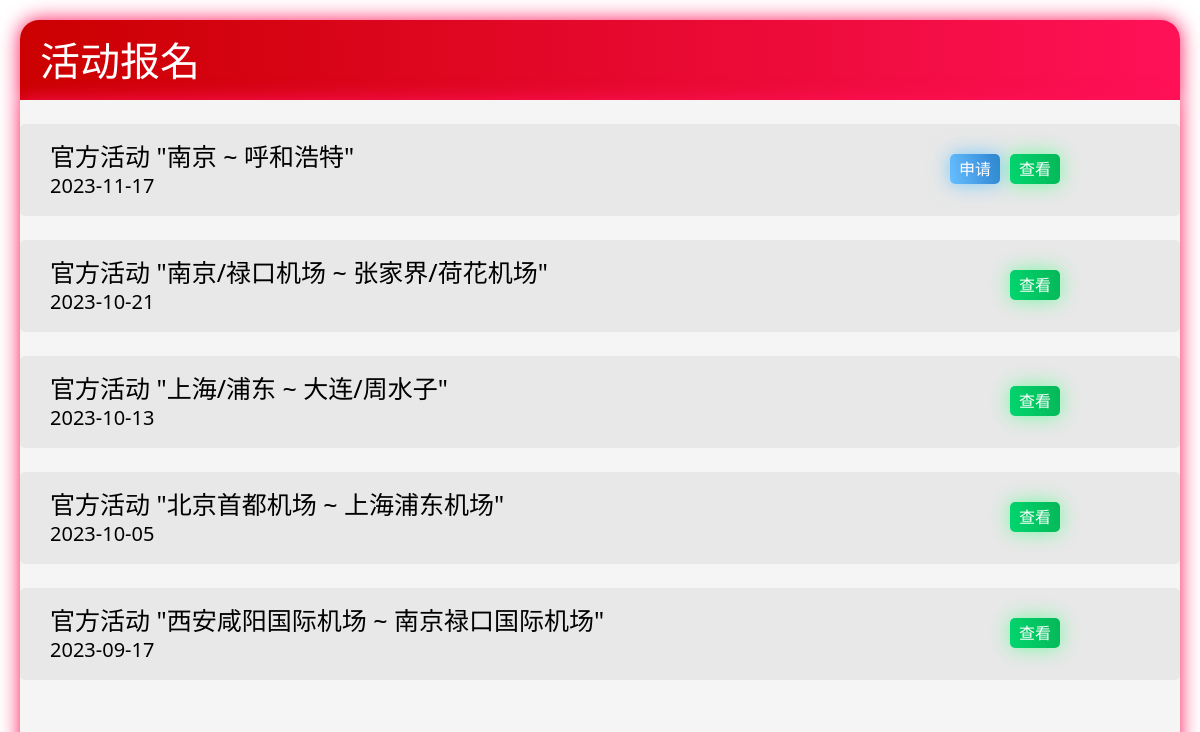
Screenshot of /activity/apply/apply.php with the database file from the repository.
### tables this page shows
CREATE TABLE `event` (
  `route` text NOT NULL,
  `time` text NOT NULL,
  `Publisher` text NOT NULL,
  `state` text NOT NULL,
  `dep` text NOT NULL,
  `app` text NOT NULL,
  `dep_icao` text NOT NULL,
  `app_icao` text NOT NULL,
  `takeoff_time` text NOT NULL,
  `direction` text NOT NULL,
  `atc` text NOT NULL,
  `atc_fq` text NOT NULL
);

### activity/apply/apply.php (the view, shortened to what this page needs)
<!DOCTYPE html>
<html lang="en">
<head>
	<link rel="stylesheet" href="/layui/css/layui.css">
	<link rel="stylesheet" href="/css/index.css">
	<link rel="stylesheet" href="/css/bootstrap.css">
	<link rel="stylesheet" href="./index.css">
</head>
<body>
	<div class="layui-bg" style="padding: 20px;">
		<div class="layui-row">
			<div class="layui-col-xs6 layui-col-md12">
				<div class="grid-demo grid-demo-bg2">
					<div class="layui-card">
						<div class="tittle">
							<h1 class="apply">活动报名</h1>
						</div>
						<div class="body">
							<br>
							<div class="layui-row">
								<div class="layui-col-xs6 layui-col-md12">
									<div class="grid-demo grid-demo-bg2">
										<form action="./apply_user.php" method="post">
											<?php
												$servername = "localhost";
    $username = "imp_xfex_cc";
	$password = "34M3aePXSKYSS3Bi";
	$dbname = "imp_xfex_cc";
											$conn = new mysqli($servername, $username, $password, $dbname);
											$sql = "SELECT * FROM event ORDER BY time DESC";
											$result = $conn->query($sql);
											if ($result->num_rows > 0) {
												while ($row = $result->fetch_assoc()) {
													if ($row['state'] == 1) {
														echo '<div class="layui-crad activity_view">';
														echo '<h1 class="name">官方活动 "' . $row['dep'] . ' ~ ' . $row['app'] . '"</h1>';
														echo '<h1 class="time">' . $row['time'] . '</h1>';
														echo '<button class="apply" name="search" value=\'' . $row['time'] . '\'>申请</button>';
														echo '<button class="view" name="watch"><a href="./activity_display.php?id=' . urlencode($row['time']) . '">查看</a></button>';
														echo '</div>';
														echo '<br>';
													} else {
														echo '<div class="layui-crad activity_view">';
														echo '<h1 class="name">官方活动 "' . $row['dep'] . ' ~ ' . $row['app'] . '"</h1>';
														echo '<h1 class="time">' . $row['time'] . '</h1>';
														echo '<button class="view" name="watch"><a href="./activity_display.php?id=' . urlencode($row['time']) . '">查看</a></button>';
														echo '</div>';
														echo '<br>';
													}
												}
											} ?>
										</form>
									</div>
								</div>
							</div>
						</div>
					</div>
				</div>
			</div>
		</div>
	</div>
</body>
</html>

### activity/apply/index.css (style rules this page uses)
.tittle { height: 80px; background: linear-gradient(269.87deg, #FF1158 0%, #CB0000 100%); box-shadow: 0px 0px 20px 0px rgba(255, 17, 88, 1); border-radius: 19px 19px 0px 0px; }
h1.apply { position: absolute; margin-left: 20px; margin-top: 17px; color: #fff; }
.body { height: 1644px; background: #F5F5F5; box-shadow: 0px 0px 20px 0px rgba(255, 17, 88, 1); border-bottom-left-radius: 19px; border-bottom-right-radius: 19px; }
.activity_view { padding-left: 10px; height: 92px; border-radius: 5px; background: #E8E8E8; }
h1.name { position: absolute; margin-left: 20px; margin-top: 17px; font-size: 25px; color: #000; }
h1.time { position: absolute; margin-left: 20px; margin-top: 50px; font-size: 20px; color: #000; }
button.apply { cursor: pointer; position: absolute; margin-top: 30px; right: 180px; background: linear-gradient(257.51deg, #2C82D1 0%, #67BFFF 100%); width: 50px; height: 30px; border: none; border-radius: 5px; color: #fff; box-shadow: 0px 0px 20px rgba(62, 185, 255, 0.65); }
button.view { cursor: pointer; position: absolute; margin-top: 30px; right: 120px; background: linear-gradient(257.51deg, #06B757 0%, #01D66F 100%); width: 50px; height: 30px; border: none; border-radius: 5px; color: #fff; box-shadow: 0px 0px 20px 0px rgba(62, 255, 127, 0.65); }

### activity/apply/apply.php (style rules this page uses)
a { color: #fff; text-decoration: none; }

### rows the page displays
event: dep "南京", app "呼和浩特", time "2023-11-17"
event: dep "南京/禄口机场", app "张家界/荷花机场", time "2023-10-21"
event: dep "上海/浦东", app "大连/周水子", time "2023-10-13"
event: dep "北京首都机场", app "上海浦东机场", time "2023-10-05"
event: dep "西安咸阳国际机场", app "南京禄口国际机场", time "2023-09-17"
